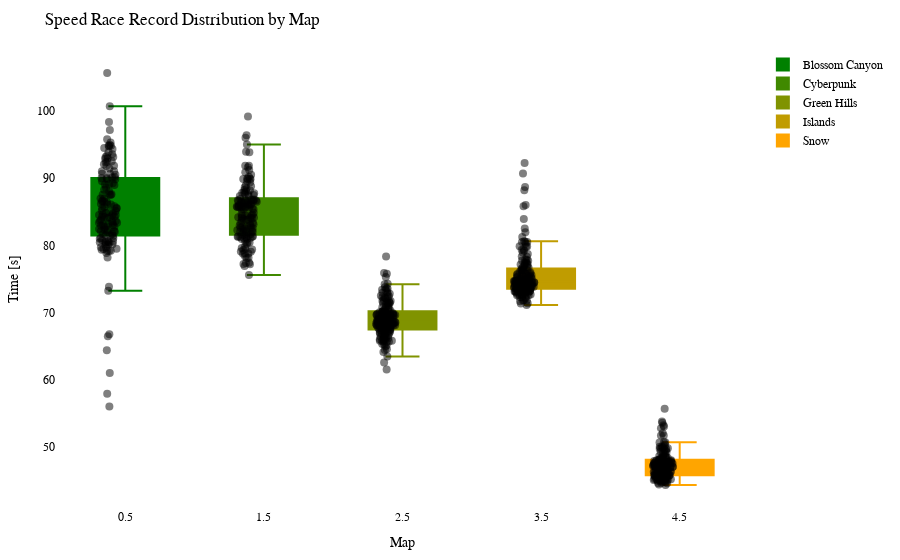

Source (notebook cell):
### Code cell
import plotly.graph_objects as go
import plotly.io as pio

df = getRecordsDataframe(minigame="Wettrennen")

# Calculate the offset for centering the data points
num_columns = len(df.columns)
offset = 0.5

# Create a Swarm plot using Plotly
fig = go.Figure()

cmap = LinearSegmentedColormap.from_list("green_orange", ["green", "orange"])
colors = [to_hex(cmap(i / (num_columns - 1))) for i in range(num_columns)]

for i, (column, color) in enumerate(zip(df.columns, colors)):
    x_values = [i + offset] * len(df[column])  # Adjust x-values with offset for horizontal centering
    fig.add_trace(go.Box(x=x_values,
                         y=df[column],
                         name=column,
                         boxpoints='all',
                         pointpos=-0.5,  # Adjust point position to prevent overlapping
                         marker=dict(color='rgba(0,0,0,0.5)', size=8),  # Adjust marker color and size
                         line=dict(color=color),
                         fillcolor=color,
                         hovertext=df_to_html.index,
                         hoverinfo='name+text+y',
                         showlegend=True))

fig.update_layout(title="Speed Race Record Distribution by Map",
                  xaxis=dict(title="Map"),
                  yaxis=dict(title="Time [s]"),
                  showlegend=True,
                  font=dict(family="Arial", size=12, color="black"),  # Customize font
                  plot_bgcolor="white",  # Set background color
                  margin=dict(l=50, r=50, t=50, b=50),  # Adjust margins for better layout
                  )


pio.show(fig)

pio.write_html(fig, "out/wettr_swarm_plot.html")

### Figure 1 — Plotly figure (JSON) as saved in the notebook; plotly's stock layout.template omitted (floating-point values rounded to 4 significant figures; data arrays with more than 128 entries replaced by an {"elided": "..."} marker saying what was removed)
{"data": [{"boxpoints": "all", "fillcolor": "#008000", "hoverinfo": "name+text+y", "hovertext": {"elided": "173 str values"}, "line": {"color": "#008000"}, "marker": {"color": "rgba(0,0,0,0.5)", "size": 8}, "name": "Blossom Canyon", "pointpos": -0.5, "showlegend": true, "type": "box", "x": {"elided": "173 float values"}, "y": {"elided": "173 float values"}}, {"boxpoints": "all", "fillcolor": "#408900", "hoverinfo": "name+text+y", "hovertext": {"elided": "173 str values"}, "line": {"color": "#408900"}, "marker": {"color": "rgba(0,0,0,0.5)", "size": 8}, "name": "Cyberpunk", "pointpos": -0.5, "showlegend": true, "type": "box", "x": {"elided": "173 float values"}, "y": {"elided": "173 float values"}}, {"boxpoints": "all", "fillcolor": "#809300", "hoverinfo": "name+text+y", "hovertext": {"elided": "173 str values"}, "line": {"color": "#809300"}, "marker": {"color": "rgba(0,0,0,0.5)", "size": 8}, "name": "Green Hills", "pointpos": -0.5, "showlegend": true, "type": "box", "x": {"elided": "173 float values"}, "y": {"elided": "173 float values"}}, {"boxpoints": "all", "fillcolor": "#c09c00", "hoverinfo": "name+text+y", "hovertext": {"elided": "173 str values"}, "line": {"color": "#c09c00"}, "marker": {"color": "rgba(0,0,0,0.5)", "size": 8}, "name": "Islands", "pointpos": -0.5, "showlegend": true, "type": "box", "x": {"elided": "173 float values"}, "y": {"elided": "173 float values"}}, {"boxpoints": "all", "fillcolor": "#ffa500", "hoverinfo": "name+text+y", "hovertext": {"elided": "173 str values"}, "line": {"color": "#ffa500"}, "marker": {"color": "rgba(0,0,0,0.5)", "size": 8}, "name": "Snow", "pointpos": -0.5, "showlegend": true, "type": "box", "x": {"elided": "173 float values"}, "y": {"elided": "173 float values"}}], "layout": {"font": {"color": "black", "family": "Arial", "size": 12}, "margin": {"b": 50, "l": 50, "r": 50, "t": 50}, "plot_bgcolor": "white", "showlegend": true, "title": {"text": "Speed Race Record Distribution by Map"}, "xaxis": {"title": {"text": "Map"}}, "yaxis": {"title": {"text": "Time [s]"}}}}
